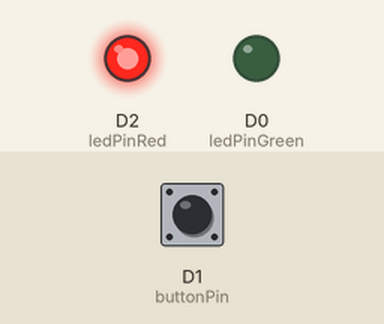
This sketch was run on a simulated ESP8266 (NodeMCU). Shown: output pins drawn as LEDs (lit = HIGH). The inputs (shaded band) are chosen by the test bench; at power-on: D1 (buttonPin) LOW.

Above: at 2.8 s.
2.9 s: D1 (buttonPin) pulled HIGH for 1.2 s
At 3.3 s:
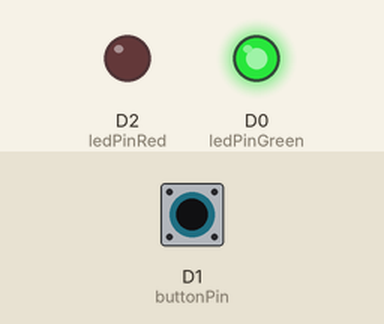
6.5 s: D1 (buttonPin) pulled HIGH for 3.2 s
At 11.0 s:
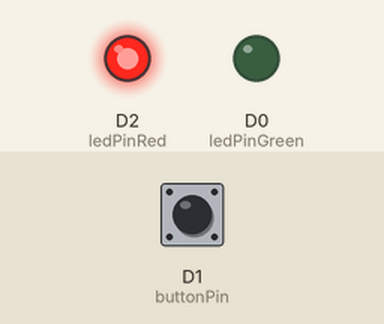
Timing chart, 0 to 12.5 s (numbered marks = the images above; inputs shaded):
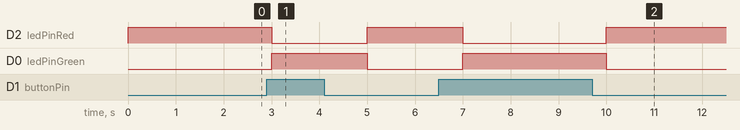

Measured:
- after the input at 2.9 s, D2 (ledPinRed): HIGH → LOW after 0.10 s, → HIGH 2.0 s later; D0 (ledPinGreen): LOW → HIGH after 0.10 s, → LOW 2.0 s later
- after the input at 6.5 s, D2 (ledPinRed): HIGH → LOW after 0.50 s, → HIGH 3.0 s later; D0 (ledPinGreen): LOW → HIGH after 0.50 s, → LOW 3.0 s later

The sketch:

Fan.ino
```cpp
/*
 * D0 con L3 (led rojo)
 * D1 con P1
 * D2 con L1 (led verde)
 *
*/

const int buttonPin = D1; // the number of the pushbutton pin
const int ledPinGreen = D0; // the number of the LED pin (Green)
const int ledPinRed =  D2; // the number of the LED pin (Red)

int buttonState = 0; // variable for reading the pushbutton status

void setup() {
  // declare the ledPin as an OUTPUT:
  pinMode(ledPinGreen, OUTPUT);
  pinMode(ledPinRed, OUTPUT);
  // initialize the pushbutton pin as an input:
  pinMode(buttonPin, INPUT);
}

void loop() {
  // read the state of the pushbutton value:
  buttonState = digitalRead(buttonPin);
  if(buttonState == HIGH){
    digitalWrite(ledPinGreen,HIGH);
    digitalWrite(ledPinRed,LOW);
    delay(1000);                      // Wait for a second
  } else {
    digitalWrite(ledPinGreen,LOW);
    digitalWrite(ledPinRed,HIGH);
    delay(1000);                      // Wait for a second
  }

}
```
